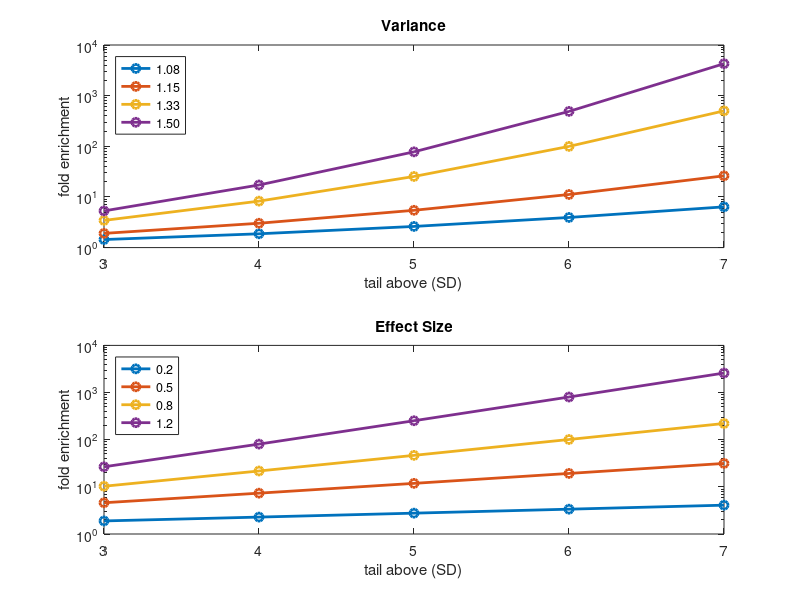
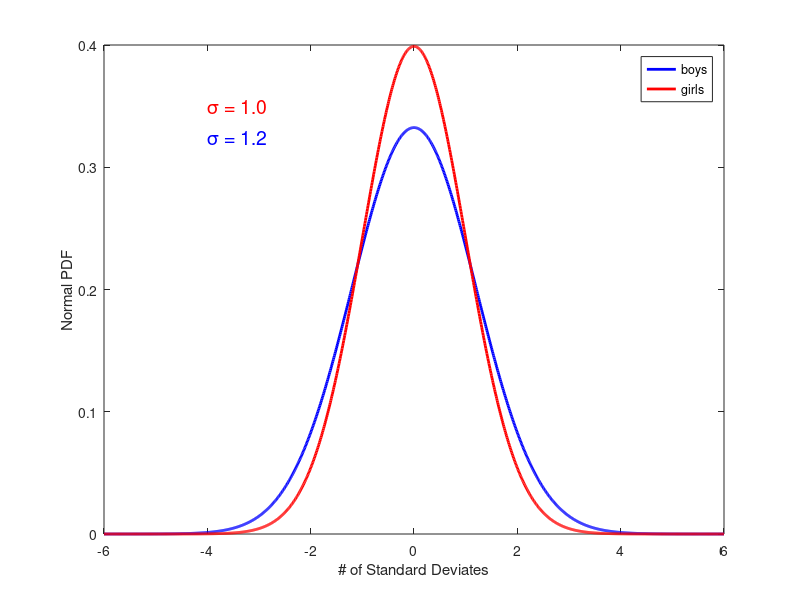

MATLAB code for these plots, in order:
% tailSim.m: Reich exercise on tail differences
%
% differences in representation in the tails caused by shifts in the mean
% or the variance
%
% RTB wrote it, 17 March 2019; bad head cold, just finished Stephen
% Markley's amazing first novel, "Ohio."

% This was inspired by an exercise in Chapter 11 of David Reich's book on
% ancient DNA ("Who We Are and How We Got Here: Ancient DNA and the New
% Science of the Human Past"). He gives an example of west Africans and
% sprinting: "All the male finalists in the Olympic hundred-meter race
% since 1980, even those from Europe and the Americas, had recent West
% African ancestry." (citing David Epstein's "The Sports Gene: Inside the
% Science of Extraordinary Athletic Performance," New York: Current,
% 2013). He goes on to give two types of explanations for this difference
% at the extremes:

%% Explanation #1: shift in the means

% If, on average, the distribution of sprinting speeds for West Africans
% was shifted by 0.8 SD w/r/t other populations, there would be a 100-fold
% enrichment in the 99.9999999th percentile (which is about 6 SD from the
% mean).
es = normcdf(6,0.8,1,'upper') / normcdf(6,0,1,'upper');
% ans = 100.9989

% Note that an effect size of 0.8 SD is not a small effect. Cohen (1988)
% would classify it as "large"
% (https://en.wikipedia.org/wiki/Effect_size#Cohen's_d)

%% Explanation #2: difference in variance

% There is an approximately 33% higher genetic diversity in West Africans
% than in Europeans:
normcdf(6,0,sqrt(1.33),'upper') / normcdf(6,0,1,'upper');
% ans = 99.5635

%% So let's look at this over a range of variances

% Some useful numbers:
usPop = 327.2e6;    % Population of the U.S. is 327.2 million
worldPop = 7.7e9;   % Population of the world is about 7.7 billion

% Calibration #'s for height
% (https://tall.life/height-percentile-calculator-age-country/)
mMu = 69.3;     % average US male height in inches
mSD = 2.92;     % standard deviation
fMu = 63.8;
fSD = 2.80;
% effect size
(mMu - fMu) / sqrt(mSD.^2 + fSD.^2);
% ans = 1.36

tailSDs = [3:7];
% 3.1 SD = 99.9th percentile
% 4.2 SD = 99.999th percentile
% 5.2 SD = 99.99999th percentile
% 6.0 SD = 99.9999999th percentile
% As a point of comparison, we would expect there to be only 7.6 people in
% the entire world greater than 6 SD from the mean:
% normcdf(6,0,1,'upper') * worldPop

% About 2800 people in the world are 7 feet tall or taller. Considering
% that the world population is approximately 7.4 billion people, this means
% that the percentage of 7 footers is 0.000038%.
% So, 7 feet is about 5 SD above the mean. Based on the numbers above, we
% can calculate the expected number of people in the world of 7 feet tall
% or taller:
zHgtM = ((7*12) - mMu) / mSD;
nMenPred = normcdf(zHgtM,0,1,'upper') * usPop/2;
zHgtF = ((7*12) - fMu) / fSD;
nWomenPred = normcdf(zHgtF,0,1,'upper') * usPop/2;
nPred = nMenPred + nWomenPred;
% This (i.e. 924) is much smaller than what was reported (2800).
% But note that my height figures were for the U.S., not the world, and I
% wasn't able to find a value for # of people in the U.S. over 7 ft.

% Calibration for differences in variance:
% 2010 meta-analysis of 242 studies found that males have an 8% greater
% variance in mathematical abilities than females.
% 
% Lindberg, Sara M.,Hyde, Janet Shibley,Petersen, Jennifer L.,Linn, Marcia
% C. "New trends in gender and mathematics performance: A meta-analysis."
% Psychological Bulletin, Vol 136(6), Nov 2010, 1123-1135.
% http://psycnet.apa.org/doiLanding?doi=10.1037%2Fa0021276
% I have the PDF of this paper.
allVar = [1.08,1.15,1.33,1.5];
allVarLabels = {'1.08','1.15','1.33','1.50'};

% So, for a population with the same mean, but a larger variance, what
% would the relative enrichment be in various extremes of the distribution?
allRatios = zeros(length(allVar),length(tailSDs));

for j = 1:length(allVar)
    for k = 1:length(tailSDs)
        allRatios(j,k) = normcdf(tailSDs(k),0,sqrt(allVar(j)),'upper') / normcdf(tailSDs(k),0,1,'upper');
    end
end

figure
subplot(2,1,1);
semilogy(tailSDs,allRatios,'o-','LineWidth',2);
xlabel('tail above (SD)');
ylabel('fold enrichment');
title('Variance');
legend(allVarLabels,'Location','northwest');

set(gcf,'Position',[456 29 837 779],'Name','Enrichment of the Tails');

%% Same thing, but for different effect sizes
allES = [0.2,0.5,0.8,1.2];
allESlabels = {'0.2','0.5','0.8','1.2'};

% https://en.wikipedia.org/wiki/Effect_size#Cohen's_d
% Very small	0.01	Sawilowsky, 2009
% Small         0.20	Cohen, 1988
% Medium        0.50	Cohen, 1988
% Large         0.80	Cohen, 1988
% Very large	1.20	Sawilowsky, 2009
% Huge          2.0     Sawilowsky, 2009

allRatios = zeros(length(allES),length(tailSDs));

for j = 1:length(allES)
    for k = 1:length(tailSDs)
        allRatios(j,k) = normcdf(tailSDs(k),allES(j),1,'upper') / normcdf(tailSDs(k),0,1,'upper');
    end
end

%figure
subplot(2,1,2);
semilogy(tailSDs,allRatios,'o-','LineWidth',2);
xlabel('tail above (SD)');
ylabel('fold enrichment')
title('Effect Size');
legend(allESlabels,'Location','northwest');

%% Larry Summers speech
% https://www.thecrimson.com/article/2005/2/18/full-transcript-president-summers-remarks-at/

% "I looked at the Xie and Shauman paper-looked at the book, rather-looked
% at the evidence on the sex ratios in the top 5 percent of twelfth
% graders. If you look at those-they’re all over the map, depends on which
% test, whether it’s math, or science, and so forth-but 50 percent women,
% one woman for every two men, would be a high-end estimate from their
% estimates. From that, you can back out a difference in the implied
% standard deviations that works out to be about 20 percent. And from that,
% you can work out the difference out several standard deviations. If you
% do that calculation—and I have no reason to think that it couldn’t be
% refined in a hundred ways—you get five to one, at the high end."

% So what calculations did LS do?

% First, he 'backed out' the implied standard deviation difference. The
% formula for this calculation is below, but first we need to know the
% number of standard deviates that correspond to the top 5%. This is given
% by the inverse normal distribution:
nStdDeviates = norminv(0.95);   % turns out to be 1.65

% What we want to know is what the value of the SD in the numerator must be
% in order to get a ratio of 2. We could solve for it, but it is easier to
% just change that value until we get close:
SDdiffs = [0.05:0.01:0.5];
allSexRatios = zeros(size(SDdiffs));

for k = 1:length(SDdiffs)
    allSexRatios(k) = normcdf(nStdDeviates,0,1+SDdiffs(k),'upper') / ...
        normcdf(nStdDeviates,0,1,'upper');
end
% figure
% plot(SDdiffs,allSexRatios);

% Now we just find the ones corresponding to a ratio around 2
SDdiff2 = mean(SDdiffs(allSexRatios > 1.9 & allSexRatios < 2.1));
% I actually get a value of 0.285, which is considerably larger than what
% LS got. But we know from the above study that, at least for mathematics,
% the difference in SDs is much smaller. But let's go with LS's 20%
% difference in SDs to see what he then did, which is simply to use
% 'normcdf' to look further out in the tails, say 3 or 4 SDs.
% Recall that:
% 3.1 SD corresponds to the 99.9th percentile (1 in 1,000 peopple)
% 4.2 SD corresponds to the 99.999th percentile (1 in 100,000)
% 5.2 SD corresponds to the 99.99999th percentile (1 in 10,000,000)
nStdDeviates = 4;
sexRatio = normcdf(nStdDeviates,0,1.2,'upper') / ...
        normcdf(nStdDeviates,0,1,'upper');
% For 3 SDs, we get a ratio of 4.6
% For 4 SDs, we get a ratio of 13.5

% Visualize the distributions:
SDrange = [-6:0.01:6];
boys = normpdf(SDrange,0,1.2);
girls = normpdf(SDrange,0,1);
figure, plot(SDrange,boys,'b-','LineWidth',2);
hold on
plot(SDrange,girls,'r-','LineWidth',2)
xlabel('# of Standard Deviates');
ylabel('Normal PDF');
legend('boys','girls');

ht1 = text(-4,0.35,'\sigma = 1.0');
set(ht1,'color','r','FontSize',14);
ht2 = text(-4,0.325,'\sigma = 1.2');
set(ht2,'color','b','FontSize',14)